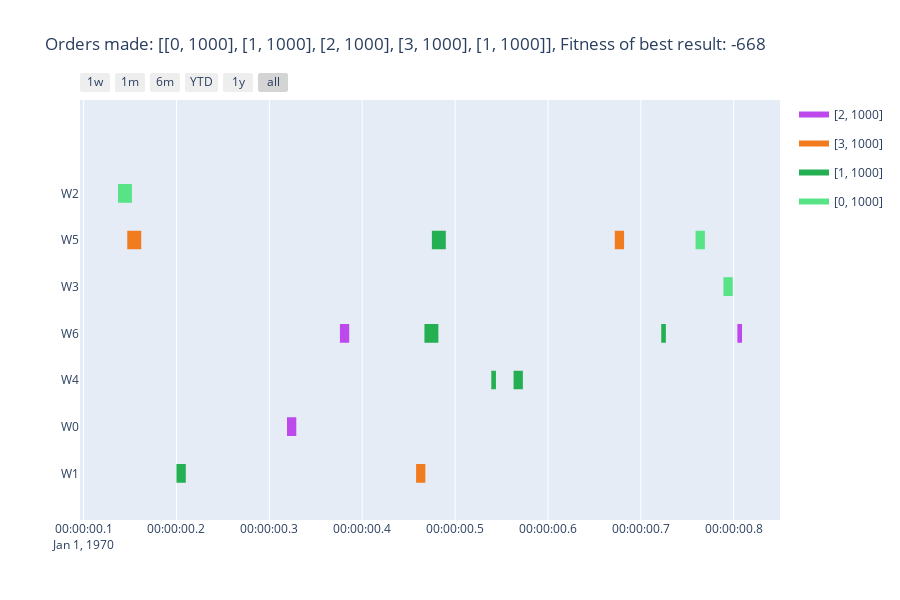

Source (notebook cell):
### Markdown cell above
Visualize Result

### Code cell
def get_colors(n): 
    ret = [] 
    r = int(random.random() * 256) 
    g = int(random.random() * 256) 
    b = int(random.random() * 256) 
    step = 256 / n 
    for i in range(n): 
        r += step 
        g += step 
        b += step 
        r = int(r) % 256 
        g = int(g) % 256 
        b = int(b) % 256 
        ret.append((r,g,b))  
    return ret

def visualize(solution, solution_fitness, orders, durations):
    colors = {}
    rgb_values = get_colors(len(orders))
    for i in range(len(orders)):
        colors[str(orders[i])] = f'rgb({rgb_values[i][0]}, {rgb_values[i][1]}, {rgb_values[i][2]})'
    data = []
    j = 0
    for i in range(len(solution)):
        if j == 0:
            job = index_to_job(i)
            order = index_to_order(i)
            label = f'W{solution[i]}'
            start = solution[i+1]
            end = start + durations[solution[i]][job]
            data.append(
                        dict(Task=label, Start=start, Finish=end, Resource=f'{orders[order]}')
                    )
        j+=1
        if j > 1:
            j = 0

    fig = ff.create_gantt(data, colors=colors, index_col='Resource', show_colorbar=True,
                        group_tasks=True, title=f'Orders made: {orders}, Fitness of best result: {solution_fitness}', showgrid_x=True)
    #fig = timeline(data, x_start="Start", x_end="Finish", y="Task",color = "Resource",template = "gridon")
    fig.show()

visualize(solution, solution_fitness, orders, job_durations)

### Figure 1 — Plotly figure (JSON) as saved in the notebook; plotly's stock layout.template omitted (floating-point values rounded to 4 significant figures)
{"data": [{"fill": "toself", "fillcolor": "rgb(189, 73, 236)", "hoverinfo": "name", "legendgroup": "rgb(189, 73, 236)", "mode": "none", "name": "[2, 1000]", "type": "scatter", "x": [319, 329, 329, 319, 319, 376, 386, 386, 376, 376, 804, 809, 809, 804], "y": [0.8, 0.8, 1.2, 1.2, null, 2.8, 2.8, 3.2, 3.2, null, 2.8, 2.8, 3.2, 3.2]}, {"fill": "toself", "fillcolor": "rgb(240, 124, 31)", "hoverinfo": "name", "legendgroup": "rgb(240, 124, 31)", "mode": "none", "name": "[3, 1000]", "type": "scatter", "x": [147, 162, 162, 147, 147, 458, 468, 468, 458, 458, 672, 682, 682, 672], "y": [4.8, 4.8, 5.2, 5.2, null, -0.2, -0.2, 0.2, 0.2, null, 4.8, 4.8, 5.2, 5.2]}, {"fill": "toself", "fillcolor": "rgb(35, 175, 82)", "hoverinfo": "name", "legendgroup": "rgb(35, 175, 82)", "mode": "none", "name": "[1, 1000]", "type": "scatter", "x": [467, 482, 482, 467, 467, 539, 544, 544, 539, 539, 563, 573, 573, 563, 563, 200, 210, 210, 200, 200, 475, 490, 490, 475, 475, 722, 727, 727, 722], "y": [2.8, 2.8, 3.2, 3.2, null, 1.8, 1.8, 2.2, 2.2, null, 1.8, 1.8, 2.2, 2.2, null, -0.2, -0.2, 0.2, 0.2, null, 4.8, 4.8, 5.2, 5.2, null, 2.8, 2.8, 3.2, 3.2]}, {"fill": "toself", "fillcolor": "rgb(87, 227, 134)", "hoverinfo": "name", "legendgroup": "rgb(87, 227, 134)", "mode": "none", "name": "[0, 1000]", "type": "scatter", "x": [137, 152, 152, 137, 137, 759, 769, 769, 759, 759, 789, 799, 799, 789], "y": [5.8, 5.8, 6.2, 6.2, null, 4.8, 4.8, 5.2, 5.2, null, 3.8, 3.8, 4.2, 4.2]}, {"legendgroup": "rgb(189, 73, 236)", "marker": {"color": "rgb(189, 73, 236)", "opacity": 0, "size": 1}, "mode": "markers", "name": "", "showlegend": false, "text": [null, null, null, null, null, null], "type": "scatter", "x": [319, 329, 376, 386, 804, 809], "y": [1, 1, 3, 3, 3, 3]}, {"legendgroup": "rgb(240, 124, 31)", "marker": {"color": "rgb(240, 124, 31)", "opacity": 0, "size": 1}, "mode": "markers", "name": "", "showlegend": false, "text": [null, null, null, null, null, null], "type": "scatter", "x": [147, 162, 458, 468, 672, 682], "y": [5, 5, 0, 0, 5, 5]}, {"legendgroup": "rgb(35, 175, 82)", "marker": {"color": "rgb(35, 175, 82)", "opacity": 0, "size": 1}, "mode": "markers", "name": "", "showlegend": false, "text": [null, null, null, null, null, null, null, null, null, null, null, null], "type": "scatter", "x": [467, 482, 539, 544, 563, 573, 200, 210, 475, 490, 722, 727], "y": [3, 3, 2, 2, 2, 2, 0, 0, 5, 5, 3, 3]}, {"legendgroup": "rgb(87, 227, 134)", "marker": {"color": "rgb(87, 227, 134)", "opacity": 0, "size": 1}, "mode": "markers", "name": "", "showlegend": false, "text": [null, null, null, null, null, null], "type": "scatter", "x": [137, 152, 759, 769, 789, 799], "y": [6, 6, 5, 5, 4, 4]}], "layout": {"height": 600, "hovermode": "closest", "showlegend": true, "title": {"text": "Orders made: [[0, 1000], [1, 1000], [2, 1000], [3, 1000], [1, 1000]], Fitness of best result: -668"}, "xaxis": {"rangeselector": {"buttons": [{"count": 7, "label": "1w", "step": "day", "stepmode": "backward"}, {"count": 1, "label": "1m", "step": "month", "stepmode": "backward"}, {"count": 6, "label": "6m", "step": "month", "stepmode": "backward"}, {"count": 1, "label": "YTD", "step": "year", "stepmode": "todate"}, {"count": 1, "label": "1y", "step": "year", "stepmode": "backward"}, {"step": "all"}]}, "showgrid": true, "type": "date", "zeroline": false}, "yaxis": {"autorange": false, "range": [-1, 8], "showgrid": false, "ticktext": ["W1", "W0", "W4", "W6", "W3", "W5", "W2"], "tickvals": [0, 1, 2, 3, 4, 5, 6], "zeroline": false}}}
